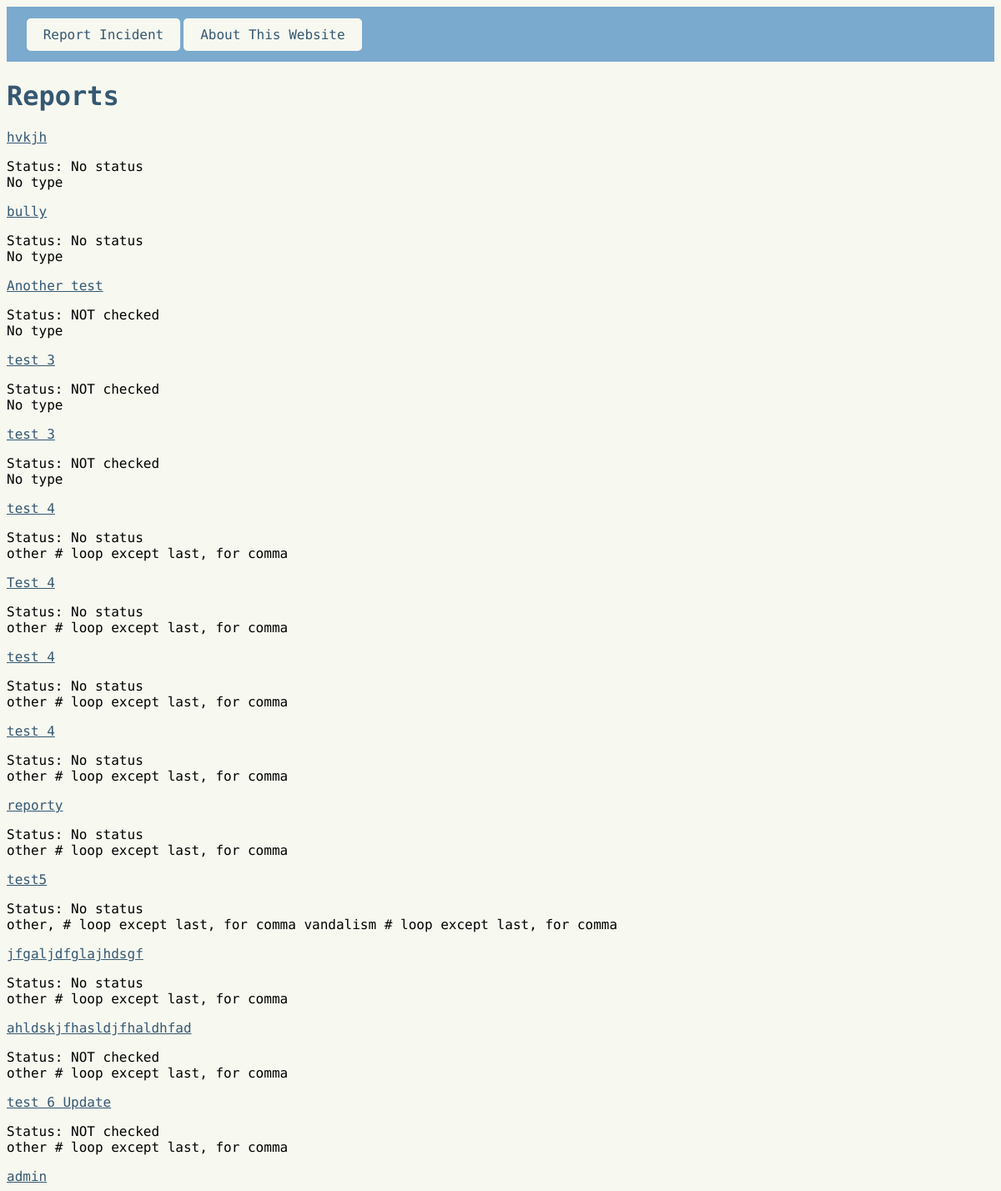
Before: /view with the older database file.
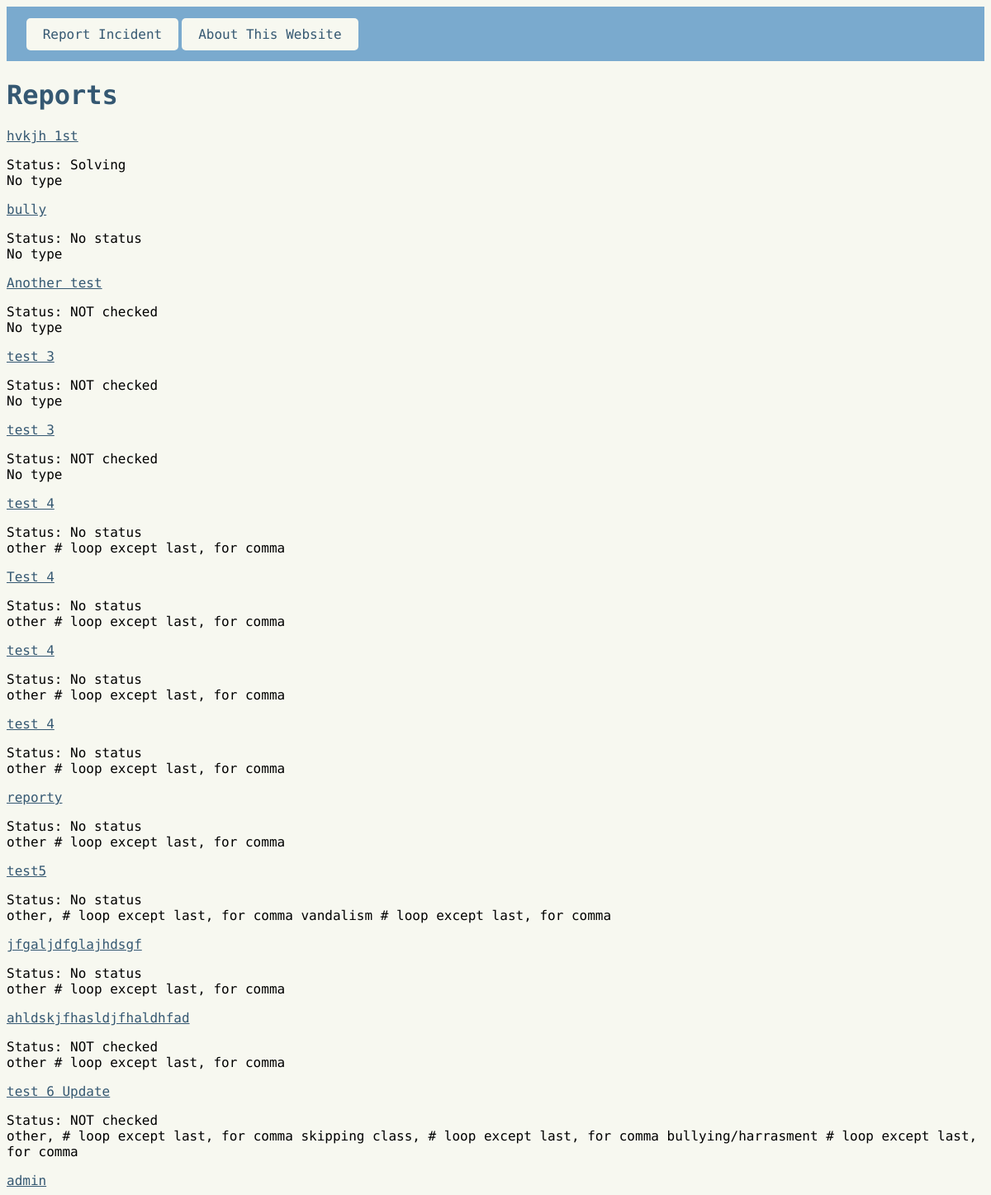
After: the same page with the newer database file.
### routes.py (models this page shows)
class Reports(db.Model):
    __tablename__ = "Reports"
    report_id = db.Column(db.Integer, primary_key=True)
    report_title = db.Column(db.String, nullable=False)
    report_detail = db.Column(db.String, nullable=False)
    report_time = db.Column(db.String, nullable=False)
    status_id = db.Column(db.Integer, db.ForeignKey('Status.status_id'),
                          nullable=True
                          )
    status = db.relationship('Status', backref='reports')
    types = db.relationship('Type', secondary=Report_Type, backref='reports')

class Status(db.Model):
    __tablename__ = "Status"
    status_id = db.Column(db.Integer, primary_key=True)
    status = db.Column(db.String, nullable=False)

class Type(db.Model):
    __tablename__ = "Type"
    type_id = db.Column(db.Integer, primary_key=True)
    type = db.Column(db.String, nullable=False)

### routes.py (the view)
@app.route('/view')
def view():
    reports = Reports.query.all()
    status = Status.query.all()
    types = Type.query.all()
    return render_template(
        "view.html",
        reports=reports,
        status=status,
        types=types
    )

### templates/view.html
{% extends "layout.html" %}
{% block content %}
<h1>Reports</h1>
{% for report in reports %}
    <a href="http://127.0.0.1:5000/edit/{{ report.report_id }}">{{ report.report_title }}</a>
    <p>
    Status:
    {% if report.status %}
        {{ report.status.status }}
    {% else %}
        No status
    {% endif %}
    <br>
    {% if report.types %}
        {% for t in report.types %}
            {{ t.type }}{% if not loop.last %}, {% endif %} # loop except last, for comma
        {% endfor %}
    {% else %}
        No type
    {% endif %}
    </p>
{% endfor %}
{% endblock %}

### templates/layout.html (shortened to what this page needs)
<!DOCTYPE html>
<html lang="en">
<head>
    <link rel="stylesheet" href="../static/style.css">
</head>
<body>
    <header>{% include "header.html" %}</header>
    <main>
        {% block content %}
        {% endblock %}
    </main>
    <footer>{% include "footer.html" %}</footer>
</body>
</html>

### templates/header.html
<nav>
    <a href="http://127.0.0.1:5000/" class="h_link">Report Incident</a>
    <a href="http://127.0.0.1:5000/about" class="h_link">About This Website</a>
</nav>

### templates/footer.html
<div class="footer">
    <a href="http://127.0.0.1:5000/view">admin</a>
</div>

### static/style.css (style rules this page uses)
h1 { color: #355872; font-family: "Victor Mono", monospace; }
a { color: #355872; font-family: "Victor Mono", monospace; }
p { font-family: "Victor Mono", monospace; }
header { background-color: #7AAACE; position: sticky; top: 0; text-align: left; padding: 2%; }
.h_link { background-color: #F7F8F0; padding: 10px 20px; border-radius:5px; border-color: #355872; text-decoration:none; color: #355872; }
body { background-color: #F7F8F0; }

Changed rows visible on the page:
changed Reports: report_title "hvkjh" → "hvkjh 1st"; status.status (not shown) → "Solving"; no longer shows "No status"
shown differently, row unchanged: Type "other": now shows ","
changed Reports "test 6 Update": gains Type (type "skipping class"); gains Type (type "bullying/harrasment")
